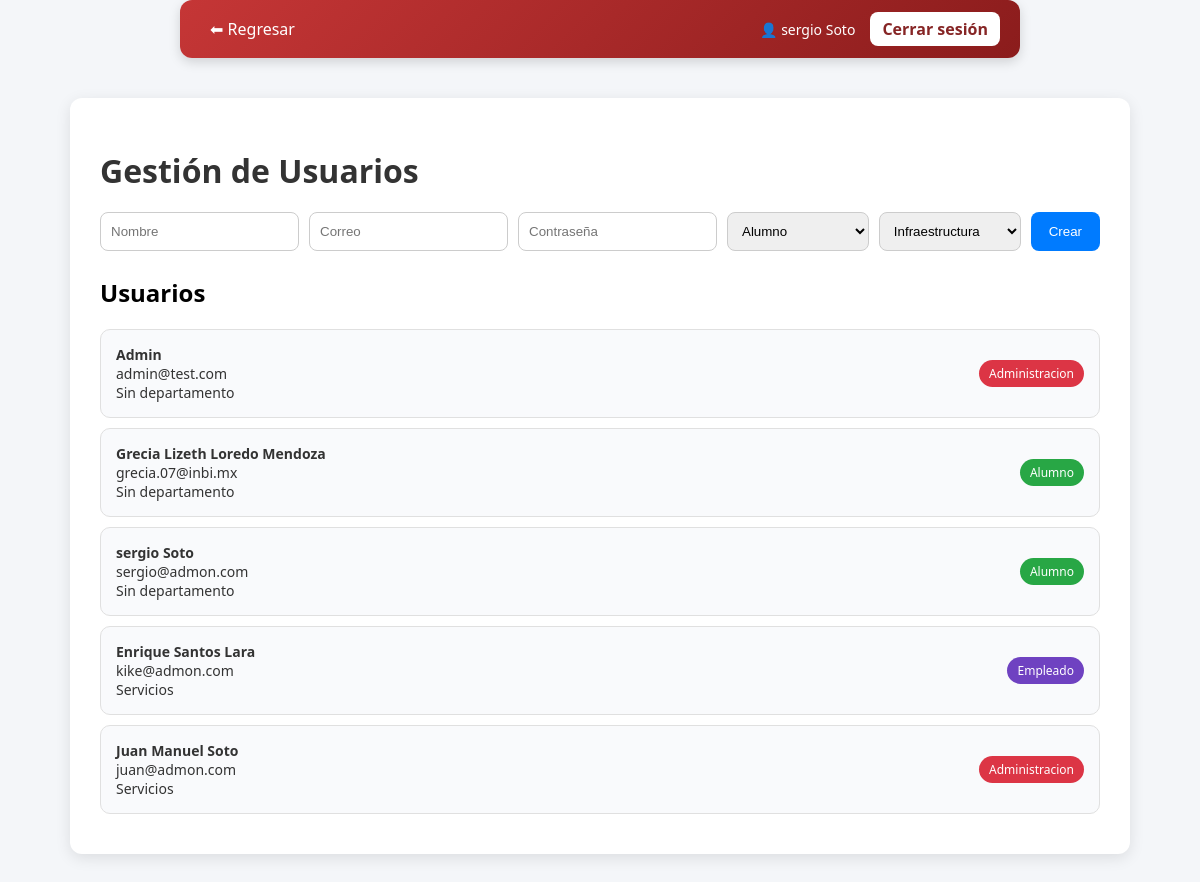
The app's page /gestion_usuarios (signed in) with its own data.
### tables this page shows
CREATE TABLE usuario (
        id_usuario INTEGER PRIMARY KEY AUTOINCREMENT,
        nombre TEXT NOT NULL,
        correo TEXT UNIQUE NOT NULL,
        contraseña TEXT NOT NULL,
        id_rol INTEGER, id_departamento INTEGER,
        FOREIGN KEY (id_rol) REFERENCES rol(id_rol)
    );

CREATE TABLE rol (
        id_rol INTEGER PRIMARY KEY AUTOINCREMENT,
        nombre_rol TEXT NOT NULL
    );

CREATE TABLE departamento (
        id_departamento INTEGER PRIMARY KEY AUTOINCREMENT,
        nombre_departamento TEXT NOT NULL
    );

### app.py (the view, shortened to what this page needs)
@app.route('/gestion_usuarios', methods=['GET', 'POST'])
def gestion_usuarios():
    if 'user_id' not in session:
        return redirect(url_for('login_page'))
    db = Database(db_path)
    usuarios = db.obtener_usuarios()
    departamentos = db.obtener_departamentos()
    return render_template('gestion_usuarios.html',
                           usuarios=usuarios,
                           departamentos=departamentos)

### api_01.py (called while the page is built)
    def connect(self):
        try:
            self.conn = sqlite3.connect(self.db_file)
        except Error as e:
            print(f"Error al conectar a la base de datos: {e}")

    def disconnect(self):
        if self.conn:
            self.conn.close()

    def obtener_departamentos(self):
        self.connect()
        cursor = self.conn.cursor()
        cursor.execute("SELECT id_departamento, nombre_departamento FROM departamento")
        departamentos = cursor.fetchall()
        self.disconnect()
        return departamentos

    def obtener_usuarios(self):
        self.connect()
        cursor = self.conn.cursor()
        cursor.execute("""
            SELECT u.id_usuario, u.nombre, u.correo, r.nombre_rol, d.nombre_departamento
            FROM usuario u
            LEFT JOIN rol r ON u.id_rol = r.id_rol
            LEFT JOIN departamento d ON u.id_departamento = d.id_departamento
        """)
        usuarios = cursor.fetchall()
        self.disconnect()
        return usuarios

### templates/gestion_usuarios.html (shortened to what this page needs)
<link rel="stylesheet" href="{{ url_for('static', filename='gestion_usuarios.css') }}">
{% set show_back = true %}
{% include 'navbar_admin.html' %}
<div class="container">
    <h1>Gestión de Usuarios</h1>
    <form method="POST">
        <div class="form-row">
            <input type="text" name="nombre" placeholder="Nombre" required>
            <input type="email" name="correo" placeholder="Correo" required>
            <input type="password" name="contrasena" placeholder="Contraseña" required>
            <select name="id_rol">
                <option value="1">Alumno</option>
            </select>
            <select name="id_departamento">
                {% for d in departamentos %}
                    <option value="{{ d[0] }}">{{ d[1] }}</option>
                {% endfor %}
            </select>
            <button class="btn">Crear</button>
        </div>
    </form>
    <div class="user-list">
        <h2>Usuarios</h2>
        {% for u in usuarios %}
        <div class="user-card">
            <div class="user-info">
                <strong>{{ u[1] }}</strong><br>
                {{ u[2] }}<br>
                {{ u[4] if u[4] else "Sin departamento" }}
            </div>
            <span class="badge
                {% if u[3] == 'Administracion' %}admin
                {% elif u[3] == 'Alumno' %}alumno
                {% elif u[3] == 'Docente' %}docente
                {% else %}empleado
                {% endif %}
            ">
                {{ u[3] }}
            </span>
        </div>
        {% endfor %}
    </div>
</div>

### templates/navbar_admin.html
<nav style="
    width: 100%;
    margin-top: 10px;
    max-width: 800px;
    margin: 0 auto 20px auto;
    padding: 12px 20px;
    border-radius: 12px;
    background: linear-gradient(135deg, #c53636, #8b1c1c);
    display: flex;
    justify-content: space-between;
    align-items: center;
    box-shadow: 0 4px 12px rgba(0,0,0,0.15);
    color: white;
">
    <div>
        {% if show_back %}
            <a href="javascript:history.back()" style="
                color: #ffffff;
                text-decoration: none;
                font-weight: 500;
                padding: 6px 10px;
                border-radius: 6px;
                transition: 0.3s;
            "
            onmouseover="this.style.background='rgba(255,255,255,0.2)'"
            onmouseout="this.style.background='transparent'">
                ⬅ Regresar
            </a>
        {% endif %}
    </div>
    <div style="display: flex; align-items: center; gap: 15px;">
        <span style="font-size: 14px;">
            👤 {{ session.get('nombre', 'Usuario') }}
        </span>
        <a href="{{ url_for('logout') }}" style="
            background: white;
            color: #862525;
            padding: 6px 12px;
            border-radius: 8px;
            text-decoration: none;
            font-weight: bold;
            transition: 0.3s;
        "
        onmouseover="this.style.background='#f1f1f1'"
        onmouseout="this.style.background='white'">
            Cerrar sesión
        </a>
    </div>
</nav>

### static/gestion_usuarios.css (style rules this page uses)
.container { max-width: 1000px; margin: 40px auto; background: white; padding: 30px; border-radius: 12px; box-shadow: 0 4px 15px rgba(0,0,0,0.1); }
h1 { margin-bottom: 20px; color: #333; }
.form-row { display: flex; gap: 10px; margin-bottom: 25px; }
.form-row input, .form-row select { padding: 10px; border-radius: 8px; border: 1px solid #ccc; flex: 1; }
.btn { background-color: #007bff; color: white; border: none; padding: 10px 18px; border-radius: 8px; cursor: pointer; transition: 0.3s; }
.user-list { margin-top: 20px; }
.user-card { background: #f9fafc; padding: 15px; border-radius: 10px; margin-bottom: 10px; display: flex; justify-content: space-between; align-items: center; border: 1px solid #e0e0e0; }
.user-info { font-size: 14px; color: #333; }
.badge { padding: 5px 10px; border-radius: 20px; font-size: 12px; color: white; }
.admin { background-color: #dc3545; }
.alumno { background-color: #28a745; }
.empleado { background-color: #6f42c1; }

### records on screen
usuario: get "sergio Soto", nombre "sergio Soto", correo "sergio@admon.com", u "Sin departamento", nombre_rol "Alumno"
usuario: nombre "Admin", correo "admin@test.com", u "Sin departamento", nombre_rol "Administracion"
usuario: nombre "Grecia Lizeth Loredo Mendoza", correo "grecia.07@inbi.mx", u "Sin departamento", nombre_rol "Alumno"
usuario: nombre "Enrique Santos Lara", correo "kike@admon.com", nombre_departamento "Servicios", nombre_rol "Empleado"
usuario: nombre "Juan Manuel Soto", correo "juan@admon.com", nombre_departamento "Servicios", nombre_rol "Administracion"

### other values on screen
form field id_departamento "Infraestructura"
